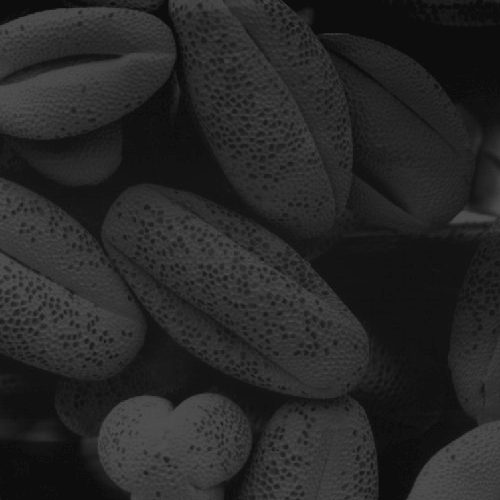
#> input picture Ex1/pollen.tif, 500 x 500 px
$ python ex1.py
#> lines starting #> are read from the running program, lines starting #| are printed output that depends on the picture
from cv2 import bitwise_not, equalizeHist, hconcat, vconcat
import matplotlib.pyplot as plt
import numpy as np
import cv2 as cv

# Task 1


def t1():
    img = cv.imread("mammogram.tif")
    # Generate the negative image
    negative_img = cv.bitwise_not(img)
    # Combine the images into 1
    img_combined = cv.hconcat([img, negative_img])
    # Display the images
    cv.imshow("Image v Negative Image", img_combined)
    cv.waitKey(0)
    cv.destroyAllWindows()

# Task 2


def t2():
    img = cv.imread("pollen.tif", cv.COLOR_BGR2GRAY)
    # Convert image to grayscale
    # img = cv.cvtColor(img, cv.COLOR_BGR2GRAY)
    # histogram equalization
    eq_hist = equalizeHist(img)
    # this ends up being unused because matplot can do that on its own
    hist = cv.calcHist([img], [0], None, [256], [0, 256])
    # cv.imshow('Task 2',img)
    # cv.waitKey(0)
    # cv.destroyAllWindows()
    fig, ax = plt.subplots(2, 2, figsize=(6, 6))
    ax[0, 0].imshow(img)
    ax[1, 0].hist(img.ravel(), 256, (0, 256))
    ax[1, 0].set_xlim(0, 250)
    ax[0, 1].imshow(eq_hist)
    ax[1, 1].hist(eq_hist.ravel(), 256, (0, 256))
    ax[1, 1].set_xlim(0, 250)
    plt.show()


# Task 3
def t3():
    # Load image
    img = cv.imread("pollen.tif", cv.COLOR_BGR2GRAY)
#> img is the input picture: shape (500, 500); min 13, max 83, mean 38.7
    # Find specific region in image
    region = find_region(img,1,200,200,500)
#> in find_region, `area = image[row_1:row_2,col_1:col_2]`:
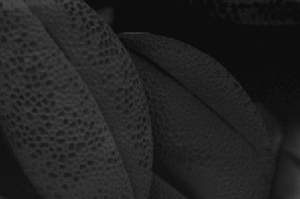
#> area: shape (199, 300); min 13, max 73, mean 33.9
    # Combine specific region with whole image
    img_combined = hconcat(img,region)
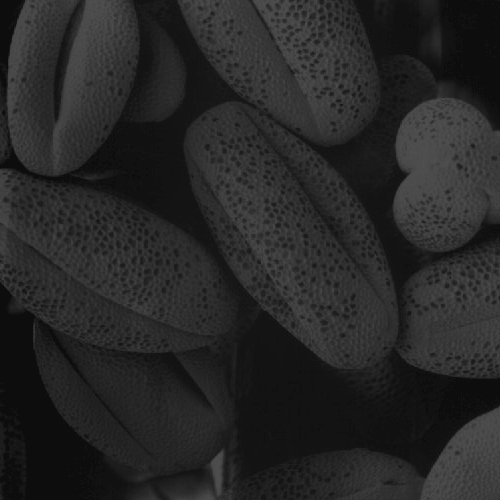
#> img_combined: shape (500, 500); min 13, max 83, mean 38.7
    # Display the image
    cv.imshow("Image v Region",img_combined)
    # cv.imshow("Region",region)
    cv.waitKey(0)
    cv.destroyAllWindows()

def find_region(image,row_1,row_2,col_1,col_2):
    area = image[row_1:row_2,col_1:col_2]
    return area

if "__main__" == __name__:
    t3()
